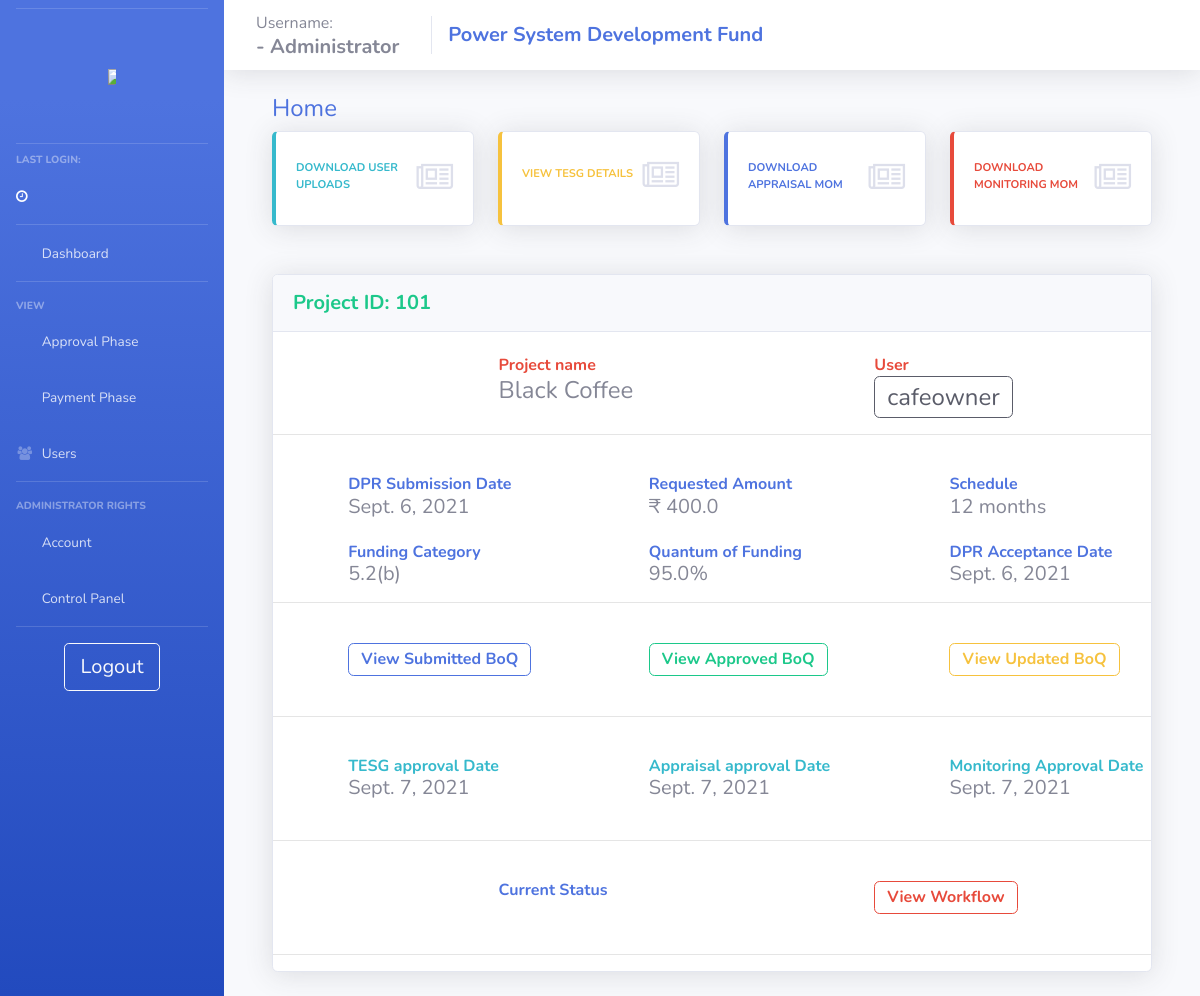
Page /admin_project_details/4 (signed in) on the committed database.
### psdf_main/models.py (models this page shows)
class projects(models.Model):
    userid = models.ForeignKey(users, null = True, on_delete = models.SET_NULL)
    name = models.CharField(max_length=200, null = False)
    newid = models.IntegerField(null = True, unique=True)
    dprsubdate = models.DateField(null = True)
    amt_asked = models.FloatField(null = False)
    amt_approved = models.FloatField(null = True)
    amt_released = models.FloatField(null = True)
    schedule = models.IntegerField(null = True)
    fundcategory = models.CharField(max_length=20, null = True)
    projectpath = models.TextField(null = True)
    quantumOfFunding = models.FloatField(null = True)
    status = models.CharField(max_length=1, null = True, default = '1')
    submitted_boq  = models.TextField(null=True)
    approved = models.BooleanField(default = False)
    deny = models.BooleanField(default = False)
    remark = models.TextField(null = True)
    denydate = models.DateField(null = True)
    approvedate = models.DateField(null = True)
    tesg_list = models.TextField(null=True)
    dpraprdate = models.DateField(null = True, auto_now_add=True)
    tesgaprdate = models.DateField(null = True)
    appraprdate = models.DateField(null = True)
    moniaprdate = models.DateField(null = True)
    workflow = models.TextField(null=True)
    doc_path = models.TextField(null=True)
    doc_sign_date = models.DateField(null=True)

class users(models.Model):
    username = models.CharField(max_length=200, null = False, unique = True)
    password = models.CharField(max_length=200, null = True)
    nodal = models.CharField(max_length=200, null = True)
    region = models.CharField(max_length=20, null = True)
    email = models.TextField(max_length=50, null=True)
    utilname = models.CharField(max_length=400, null = True)
    contact = models.CharField(max_length=10, null = True)
    address = models.CharField(max_length=500, null = True)
    reqdate = models.DateField(auto_now_add=True,null = True)
    aprdate = models.DateField( null = True)
    lastlogin = models.DateTimeField(null = True)
    admin = models.BooleanField(default=False)
    auditor = models.BooleanField(default=False)
    active = models.BooleanField(default=False)
    activate = models.BooleanField(default=False)
    notification = models.TextField(null=True)
    tpd = models.TextField(null=True)

### psdf_main/admin_project_details.py (the view)
# urls.py: path('admin_project_details/<str:projid>', views.admin_project_details, name = "admin_project_details"),
def admin_project_details(request, projid):
    if adminonline(request):
        context = full_admin_context(request)
        context['proj'] = projects.objects.get(id = projid)
        context['proj'].workflow = context['proj'].workflow.split(']*[')[1:]
        context['tesgs'] = TESG_master.objects.filter(project = context['proj'])
        return render(request, 'psdf_main/_admin_view_project.html', context)
    else:
        return oops(request)

### psdf_main/helpers.py (called while the page is built, shortened)
def adminonline(request):
    if (request.session.has_key('user') and request.session.has_key('admin')):
        return True
    else:
        return False

def userDetails(username):
    user = {}
    userobj = users.objects.filter(username = username)[:1]
    return user

def pen_users(request):
    if adminonline(request):
        penuser = users.objects.filter(activate = False)
        return penuser
    else:
        return oops(request)

def pen_users_num(request):
    if adminonline(request):
        penuser = pen_users(request)
        if penuser:
            return penuser.count()
        else:
            return 0
    else:
        return oops(request)

def full_admin_context(request):
    if adminonline(request):
        context = {'user':userDetails(request.session['user']) , 'nopendingusers' : pen_users_num(request), 'nopendingprojects' : temp_projects.objects.all().exclude(deny = True).count()}
        context['tesgprojects'] = projects.objects.filter(status = '1', deny = False)
        context['appraisal_projects'] = projects.objects.filter(status = '2', deny = False)
        context['monitoring_projects'] = projects.objects.filter(status = '3', deny = False)
        context['noTESG'] = context['tesgprojects'].count()
        context['noappr'] = context['appraisal_projects'].count()
        context['nomon'] = context['monitoring_projects'].count()
        return context
    else:
        return {}

### psdf_main/templates/psdf_main/_admin_view_project.html (shortened to what this page needs)
{% extends 'psdf_main/includes/admin_layout.html'%} {% load static %} {% block body %}
<div class="container-fluid">
    <a href="/">
        <h4>Home</h4>
    </a>
    <div class="row">
        <div class="col-xl-3 col-md-6 mb-4">
            <div class="card border-left-info shadow h-100 py-2">
                <div class="card-body">
                    <div class="row no-gutters align-items-center">
                        <div class="col mr-2">
                            <div class="text-xs font-weight-bold text-info text-uppercase mb-1">
                                <a href="" class="text-xs font-weight-bold text-info text-uppercase mb-1" data-toggle="modal" data-target="#downloads">Download User uploads</a>
                            </div>
                        </div>
                        <div class="col-auto">
                            <i class="fa fa-newspaper-o fa-2x text-gray-300"></i>
                        </div>
                    </div>
                </div>
            </div>
        </div>
        <div class="col-xl-3 col-md-6 mb-4">
            <div class="card border-left-warning shadow h-100 py-2">
                <div class="card-body">
                    <div class="row no-gutters align-items-center">
                        <div class="col mr-2">
                            <div class="text-xs font-weight-bold text-warning text-uppercase mb-1">
                                <a href="" class="text-xs font-weight-bold text-warning text-uppercase mb-1" data-toggle="modal" data-target="#tesgdetails">View TESG Details</a>
                            </div>
                        </div>
                        <div class="col-auto">
                            <i class="fa fa-newspaper-o fa-2x text-gray-300"></i>
                        </div>
                    </div>
                </div>
            </div>
        </div>
        <div class="col-xl-3 col-md-6 mb-4">
            <div class="card border-left-primary shadow h-100 py-2">
                <div class="card-body">
                    <div class="row no-gutters align-items-center">
                        <div class="col mr-2">
                            <div class="text-xs font-weight-bold text-primary text-uppercase mb-1">
                                <a href="/appr_mom_download/{{proj.id}}" class="text-xs font-weight-bold text-primary text-uppercase mb-1">Download Appraisal MoM</a></div>
                        </div>
                        <div class="col-auto">
                            <i class="fa fa-newspaper-o fa-2x text-gray-300"></i>
                        </div>
                    </div>
                </div>
            </div>
        </div>
        <div class="col-xl-3 col-md-6 mb-4">
            <div class="card border-left-danger shadow h-100 py-2">
                <div class="card-body">
                    <div class="row no-gutters align-items-center">
                        <div class="col mr-2">
                            <div class="text-xs font-weight-bold text-danger text-uppercase mb-1">
                                <a href="/moni_mom_download/{{proj.id}}" class="text-xs font-weight-bold text-danger text-uppercase mb-1">Download Monitoring MoM</a></div>
                        </div>
                        <div class="col-auto">
                            <i class="fa fa-newspaper-o fa-2x text-gray-300"></i>
                        </div>
                    </div>
                </div>
            </div>
        </div>
    </div>
    <br>
    <div class="row">
        <div class="col-lg-12">
            <div class="card shadow mb-4">
                <div class="card-header py-3">
                    <h5 class="m-0 font-weight-bold text-success">
                        Project ID: {{proj.newid}}
                    </h5>
                </div><br>
                <div class="row">
                    <div class="col-md-3">
                    </div>
                    <div class="col-md-3">
                        <h6 class="m-0 font-weight-bold text-danger">Project name</h6>
                    </div>
                    <div class="col-md-2">
                    </div>
                    <div class="col-md-4">
                        <h6 class="m-0 font-weight-bold text-danger">User</h6>
                    </div>
                </div>
                <div class="row">
                    <div class="col-md-3">
                    </div>
                    <div class="col-md-3">
                        <h4 class="m-0">{{proj.name}}</h4>
                    </div>
                    <div class="col-md-2">
                    </div>
                    <div class="col-md-4">
                        <a href="/view_user/{{proj.userid.id}}" class="font-weight-bold btn btn-outline-dark">
                            <h4 class="m-0">{{proj.userid.username}}</h4>
                        </a>
                    </div>
                </div>
                <hr><br>
                <div class="row">
                    <div class="col-md-1">
                    </div>
                    <div class="col-md-3">
                        <h6 class="m-0 font-weight-bold text-primary">DPR Submission Date</h6>
                    </div>
                    <div class="col-md-1">
                    </div>
                    <div class="col-md-3">
                        <h6 class="m-0 font-weight-bold text-primary">Requested Amount</h6>
                    </div>
                    <div class="col-md-1">
                    </div>
                    <div class="col-md-3">
                        <h6 class="m-0 font-weight-bold text-primary">Schedule</h6>
                    </div>
                </div>
                <div class="row">
                    <div class="col-md-1">
                    </div>
                    <div class="col-md-3">
                        <h5 class="m-0">{{proj.dprsubdate}}</h5>
                    </div>
                    <div class="col-md-1">
                    </div>
                    <div class="col-md-3">
                        <h5 class="m-0">₹ {{proj.amt_asked}}</h5>
                    </div>
                    <div class="col-md-1">
                    </div>
                    <div class="col-md-3">
                        <h5 class="m-0">{{proj.schedule}} months</h5>
                    </div>
                </div>
                <br>
                <div class="row">
                    <div class="col-md-1">
                    </div>
                    <div class="col-md-3">
                        <h6 class="m-0 font-weight-bold text-primary">Funding Category</h6>
                    </div>
                    <div class="col-md-1">
                    </div>
                    <div class="col-md-3">
                        <h6 class="m-0 font-weight-bold text-primary">Quantum of Funding</h6>
                    </div>
                    <div class="col-md-1">
                    </div>
                    <div class="col-md-3">
                        <h6 class="m-0 font-weight-bold text-primary">DPR Acceptance Date</h6>
                    </div>
                </div>
                <div class="row">
                    <div class="col-md-1">
                    </div>
                    <div class="col-md-3">
                        <h5 class="m-0">{{proj.fundcategory}}</h5>
                    </div>
                    <div class="col-md-1">
                    </div>
                    <div class="col-md-3">
                        <h5 class="m-0">{{proj.quantumOfFunding}}%</h5>
                    </div>
                    <div class="col-md-1">
                    </div>
                    <div class="col-md-3">
                        <h5 class="m-0">{{proj.dpraprdate}}</h5>
                    </div>
                </div>
                <hr>
                <br>
                <div class="row">
                    <div class="col-md-1">
                    </div>
                    <div class="col-md-3">
                        <button type="button" class="btn btn-outline-primary btn-responsive" data-toggle="modal" data-target="#subBoQ">
                            <h6 class="m-0 font-weight-bold">View Submitted BoQ</h6>
                        </button>
                    </div>
                    <div class="col-md-1">
                    </div>
                    <div class="col-md-3">
                        <button type="button" class="btn btn-outline-success btn-responsive" data-toggle="modal" data-target="#aprBoQ">
                            <h6 class="m-0 font-weight-bold">View Approved BoQ</h6>
                        </button>
                    </div>
                    <div class="col-md-1">
                    </div>
                    <div class="col-md-3">
                        <button type="button" class="btn btn-outline-warning btn-responsive" data-toggle="modal" data-target="#upBoQ">
                            <h6 class="m-0 font-weight-bold">View Updated BoQ</h6>
                        </button>
                    </div>
                </div>
                <br>
                <hr>
                <br>
                <div class="row">
                    <div class="col-md-1">
                    </div>
                    <div class="col-md-3">
                        <h6 class="m-0 font-weight-bold text-info">TESG approval Date</h6>
                    </div>
                    <div class="col-md-1">
                    </div>
                    <div class="col-md-3">
                        <h6 class="m-0 font-weight-bold text-info">Appraisal approval Date</h6>
                    </div>
                    <div class="col-md-1">
                    </div>
                    <div class="col-md-3">
                        <h6 class="m-0 font-weight-bold text-info">Monitoring Approval Date</h6>
                    </div>
                </div>
                <div class="row">
                    <div class="col-md-1">
                    </div>
                    <div class="col-md-3">
                        <h5 class="m-0">{{proj.tesgaprdate}}</h5>
                    </div>
                    <div class="col-md-1">
                    </div>
                    <div class="col-md-3">
                        <h5 class="m-0">{{proj.appraprdate}}</h5>
                    </div>
                    <div class="col-md-1">
                    </div>
                    <div class="col-md-3">
                        <h5 class="m-0">{{proj.moniaprdate}}</h5>
                    </div>
                </div>
                <br>
                <hr>
                <br>
                <div class="row">
                    <div class="col-md-3">
                    </div>
                    <div class="col-md-3">
                        <h6 class="m-0 font-weight-bold text-primary">Current Status</h6>
                    </div>
                    <div class="col-md-2">
                    </div>
                    <div class="col-md-4">
                        <button type="button" class="btn btn-outline-danger btn-responsive" data-toggle="modal" data-target="#workflow">
                            <h6 class="m-0 font-weight-bold">View Workflow</h6>
                        </button>
                    </div>
                </div>
                <br>
                <hr>
            </div>
        </div>
    </div>
</div>
{% endblock %}

### static/css/base.css (style rules this page uses)
.btn-responsive { white-space: normal !important; word-wrap: break-word; }

### rows in the picture
projects: newid "101", name "Black Coffee", userid.username "cafeowner", dprsubdate "Sept. 6, 2021", amt_asked "400.0", schedule "12", fundcategory "5.2(b)", quantumOfFunding "95.0", dpraprdate "Sept. 6, 2021", tesgaprdate "Sept. 7, 2021", appraprdate "Sept. 7, 2021", moniaprdate "Sept. 7, 2021"
